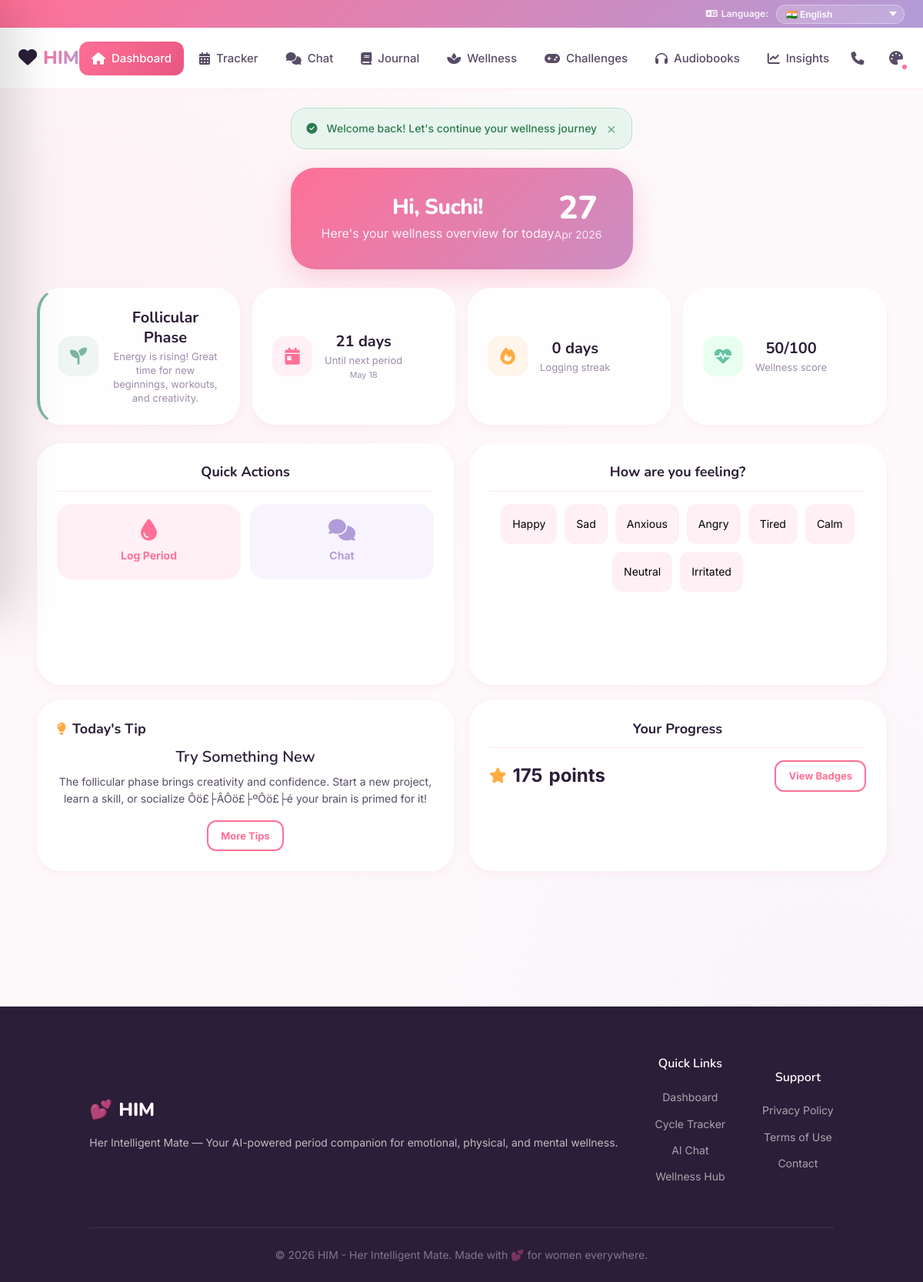
Page /dashboard.php (signed in) on the committed database.
### tables this page shows
CREATE TABLE `cycle_settings` (
  `id` int(11) NOT NULL AUTO_INCREMENT,
  `user_id` int(11) NOT NULL,
  `avg_cycle_length` int(11) NOT NULL DEFAULT 28,
  `avg_period_length` int(11) NOT NULL DEFAULT 5,
  `last_period_start` date NOT NULL,
  `next_predicted_date` date DEFAULT NULL,
  `cycle_regularity` enum('regular','irregular','unknown') NOT NULL DEFAULT 'unknown',
  `pcos_flag` tinyint(1) NOT NULL DEFAULT 0,
  `updated_at` datetime DEFAULT NULL ON UPDATE current_timestamp(),
  PRIMARY KEY (`id`),
  UNIQUE KEY `uk_cycle_user` (`user_id`),
  CONSTRAINT `fk_cycle_user` FOREIGN KEY (`user_id`) REFERENCES `users` (`id`) ON DELETE CASCADE
);

CREATE TABLE `users` (
  `id` int(11) NOT NULL AUTO_INCREMENT,
  `full_name` varchar(100) NOT NULL,
  `email` varchar(150) NOT NULL,
  `password_hash` varchar(255) NOT NULL,
  `date_of_birth` date NOT NULL,
  `role` enum('user','admin') NOT NULL DEFAULT 'user',
  `avatar_url` varchar(255) DEFAULT NULL,
  `is_active` tinyint(1) NOT NULL DEFAULT 1,
  `notification_enabled` tinyint(1) NOT NULL DEFAULT 1,
  `theme_preference` enum('light','dark') NOT NULL DEFAULT 'light',
  `created_at` datetime NOT NULL DEFAULT current_timestamp(),
  `updated_at` datetime DEFAULT NULL ON UPDATE current_timestamp(),
  PRIMARY KEY (`id`),
  UNIQUE KEY `uk_users_email` (`email`)
);

CREATE TABLE `wellness_content` (
  `id` int(11) NOT NULL AUTO_INCREMENT,
  `category_id` int(11) NOT NULL,
  `title` varchar(200) NOT NULL,
  `body` text NOT NULL,
  `content_type` enum('tip','article','book','audiobook','affirmation') NOT NULL,
  `target_phase` enum('menstrual','follicular','ovulation','luteal','all') NOT NULL DEFAULT 'all',
  `media_url` varchar(255) DEFAULT NULL,
  `is_active` tinyint(1) NOT NULL DEFAULT 1,
  `created_at` datetime NOT NULL DEFAULT current_timestamp(),
  PRIMARY KEY (`id`),
  KEY `idx_wellness_category` (`category_id`),
  CONSTRAINT `fk_wellness_category` FOREIGN KEY (`category_id`) REFERENCES `content_categories` (`id`) ON DELETE CASCADE
);

### includes/session.php (called while the page is built, shortened)
<?php
function getCurrentUserId() {
    return $_SESSION['user_id'] ?? null;
}

### includes/functions.php (called while the page is built, shortened)
<?php
function sanitize($input) {
    return htmlspecialchars(trim($input), ENT_QUOTES, 'UTF-8');
}
function getCurrentPhase($lastPeriodStart, $avgCycleLength, $avgPeriodLength) {
    $today = new DateTime('today');
    $start = new DateTime($lastPeriodStart);
    $start->setTime(0, 0, 0);
    $diff = $start->diff($today)->days;
    $dayInCycle = ($diff % $avgCycleLength) + 1;
    if ($dayInCycle <= round($avgCycleLength * 0.45)) return 'follicular';
    return 'luteal';
}
function getPhaseInfo($phase) {
    $phases = [
        'menstrual' => [
            'name' => 'Menstrual Phase',
            'icon' => 'fa-droplet',
            'color' => '#E8567F',
            'description' => 'Your body is shedding the uterine lining. Take it easy, rest, and be gentle with yourself.'
        ],
        'follicular' => [
            'name' => 'Follicular Phase',
            'icon' => 'fa-seedling',
            'color' => '#7CB69E',
            'description' => 'Energy is rising! Great time for new beginnings, workouts, and creativity.'
        ],
        'ovulation' => [
            'name' => 'Ovulation Phase',
            'icon' => 'fa-sun',
            'color' => '#F4A261',
            'description' => 'Peak energy and confidence! You\'re at your strongest and most social.'
        ],
        'luteal' => [
            'name' => 'Luteal Phase',
            'icon' => 'fa-cloud-moon',
            'color' => '#9B8EC0',
            'description' => 'Winding down. Focus on self-care, comfort foods, and gentle activities.'
        ]
    ];
    return $phases[$phase] ?? $phases['menstrual'];
}
function daysUntilNextPeriod($nextPredictedDate) {
    $today = new DateTime('today');
    $next = new DateTime($nextPredictedDate);
    $next->setTime(0, 0, 0);
    $diff = $today->diff($next);
    return $diff->invert ? 0 : $diff->days;
}
function getUserCycleSettings($userId) {
    global $pdo;
    $stmt = $pdo->prepare("SELECT * FROM cycle_settings WHERE user_id = ?");
    $stmt->execute([$userId]);
    return $stmt->fetch();
}
function getUserProfile($userId) {
    global $pdo;
    $stmt = $pdo->prepare("SELECT u.*, cs.avg_cycle_length, cs.avg_period_length, cs.last_period_start, cs.next_predicted_date, cs.cycle_regularity, cs.pcos_flag FROM users u LEFT JOIN cycle_settings cs ON u.id = cs.user_id WHERE u.id = ?");
    $stmt->execute([$userId]);
    return $stmt->fetch();
}
function getMoodStreak($userId) {
    global $pdo;
    $stmt = $pdo->prepare("SELECT log_date FROM mood_logs WHERE user_id = ? ORDER BY log_date DESC");
    $stmt->execute([$userId]);
    $logs = $stmt->fetchAll(PDO::FETCH_COLUMN);
    $streak = 0;
    $checkDate = new DateTime('today');
    return $streak;
}
function getUserPoints($userId) {
    global $pdo;
    $stmt = $pdo->prepare("SELECT COALESCE(SUM(b.points_value), 0) as total FROM user_badges ub JOIN badges b ON ub.badge_id = b.id WHERE ub.user_id = ?");
    $stmt->execute([$userId]);
    $badgePoints = (int)$stmt->fetchColumn();
    $stmt = $pdo->prepare("SELECT COALESCE(SUM(score), 0) FROM game_scores WHERE user_id = ?");
    $stmt->execute([$userId]);
    $gamePoints = (int)$stmt->fetchColumn();
    return $badgePoints + $gamePoints;
}
function calculateWellnessScore($userId) {
    global $pdo;
    $today = date('Y-m-d');
    $stmt = $pdo->prepare("SELECT mood, intensity FROM mood_logs WHERE user_id = ? AND log_date = ?");
    $stmt->execute([$userId, $today]);
    $mood = $stmt->fetch();
    $moodScore = 20;
    $stmt = $pdo->prepare("SELECT cramps, headache, bloating, fatigue, mood_swings, acne, back_pain, cravings FROM symptom_logs WHERE user_id = ? AND log_date = ?");
    $stmt->execute([$userId, $today]);
    $symptoms = $stmt->fetch();
    $symptomScore = 30;
    $streak = getMoodStreak($userId);
    $activityScore = min(30, $streak * 5);
    $total = $moodScore + $symptomScore + $activityScore;
    return [
        'score' => $total,
        'mood_component' => $moodScore,
        'symptom_component' => $symptomScore,
        'activity_component' => $activityScore
    ];
}

### dashboard.php (the view, shortened to what this page needs)
<?php
require_once 'includes/config.php';
require_once 'includes/session.php';
require_once 'includes/functions.php';
$userId = getCurrentUserId();
$user = getUserProfile($userId);
$cycleSettings = getUserCycleSettings($userId);
$currentPhase = getCurrentPhase($cycleSettings['last_period_start'], $cycleSettings['avg_cycle_length'], $cycleSettings['avg_period_length']);
$phaseInfo = getPhaseInfo($currentPhase);
$daysUntil = daysUntilNextPeriod($cycleSettings['next_predicted_date']);
$streak = getMoodStreak($userId);
$points = getUserPoints($userId);
$wellness = calculateWellnessScore($userId);
$stmt = $pdo->prepare("SELECT title, body FROM wellness_content WHERE (target_phase = ? OR target_phase = 'all') AND content_type = 'tip' AND is_active = 1 ORDER BY RAND() LIMIT 1");
$stmt->execute([$currentPhase]);
$todayTip = $stmt->fetch();
$stmt = $pdo->prepare("SELECT mood FROM mood_logs WHERE user_id = ? AND log_date = CURDATE() LIMIT 1");
$stmt->execute([$userId]);
$todayMood = $stmt->fetchColumn();
require_once 'includes/header.php';
?>
<div class="container">
    <div class="welcome-banner" data-aos="zoom-in-down" data-aos-easing="ease-out-cubic" data-aos-duration="800">
        <div class="welcome-text">
            <h1>Hi, <?= sanitize(explode(' ', $user['full_name'])[0]) ?>!</h1>
            <p>Here's your wellness overview for today</p>
        </div>
        <div class="welcome-date">
            <span class="day"><?= date('d') ?></span>
            <span class="month"><?= date('M Y') ?></span>
        </div>
    </div>
    <div class="stats-grid" data-aos="zoom-in-up" data-aos-delay="200" data-aos-duration="600">
        <div class="stat-card phase-card" style="--phase-color: <?= $phaseInfo['color'] ?>">
            <div class="stat-icon" style="background: <?= $phaseInfo['color'] ?>20; color: <?= $phaseInfo['color'] ?>">
                <i class="fa-solid <?= $phaseInfo['icon'] ?>"></i>
            </div>
            <div class="stat-info">
                <h3><?= $phaseInfo['name'] ?></h3>
                <p><?= $phaseInfo['description'] ?></p>
            </div>
        </div>
        <div class="stat-card">
            <div class="stat-icon" style="background: var(--color-primary-light); color: var(--color-primary);">
                <i class="fa-solid fa-calendar-day"></i>
            </div>
            <div class="stat-info">
                <h3><?= $daysUntil ?> days</h3>
                <p>Until next period<br><small><?= date('M d', strtotime($cycleSettings['next_predicted_date'])) ?></small></p>
            </div>
        </div>
        <div class="stat-card">
            <div class="stat-icon" style="background: #FFF5EB; color: var(--color-warning);">
                <i class="fa-solid fa-fire"></i>
            </div>
            <div class="stat-info">
                <h3><?= $streak ?> day<?= $streak !== 1 ? 's' : '' ?></h3>
                <p>Logging streak</p>
            </div>
        </div>
        <div class="stat-card">
            <div class="stat-icon" style="background: var(--color-mint); color: var(--color-sage);">
                <i class="fa-solid fa-heart-pulse"></i>
            </div>
            <div class="stat-info">
                <h3><?= $wellness['score'] ?>/100</h3>
                <p>Wellness score</p>
            </div>
        </div>
    </div>
    <div class="dashboard-grid deck-container">
        <div class="card deck-card" data-aos="zoom-in-up" data-aos-duration="600">
            <h3 class="card-title">Quick Actions</h3>
            <div class="quick-actions">
                <a href="log_period.php" class="action-btn action-period" data-aos="flip-up" data-aos-delay="100">
                    <i class="fa-solid fa-droplet"></i>
                    <span>Log Period</span>
                </a>
                <a href="chat.php" class="action-btn action-chat" data-aos="flip-up" data-aos-delay="200">
                    <i class="fa-solid fa-comments"></i>
                    <span>Chat</span>
                </a>
                <a href="voice.php" class="action-btn action-voice" data-aos="flip-up" data-aos-delay="300">
                    <i class="fa-solid fa-microphone"></i>
                    <span>Voice</span>
                </a>
                <a href="mood_journal.php" class="action-btn action-mood" data-aos="flip-up" data-aos-delay="400">
                    <i class="fa-solid fa-face-smile"></i>
                    <span>Log Mood</span>
                </a>
            </div>
        </div>
        <div class="card deck-card" data-aos="zoom-in-up" data-aos-delay="200" data-aos-duration="600">
            <h3 class="card-title">How are you feeling?</h3>
            <?php if ($todayMood): ?>
                <div class="mood-logged">
                    <p>You logged: <strong><?= ucfirst($todayMood) ?></strong> today</p>
                    <a href="mood_journal.php" class="btn btn-sm btn-outline">Update</a>
                </div>
            <?php else: ?>
                <div class="mood-selector" id="quickMoodSelector">
                    <?php
                    $moods = ['happy' => 'Happy', 'sad' => 'Sad', 'anxious' => 'Anxious', 'angry' => 'Angry', 'tired' => 'Tired', 'calm' => 'Calm', 'neutral' => 'Neutral', 'irritated' => 'Irritated'];
                    $delay = 0;
                    foreach ($moods as $mood => $label):
                    $delay += 50;
                    ?>
                    <button class="mood-emoji" data-mood="<?= $mood ?>" title="<?= ucfirst($mood) ?>" data-aos="zoom-in" data-aos-delay="<?= $delay ?>" style="font-size:14px; width:auto; padding:8px 12px; border-radius:12px;">
                        <?= $label ?>
                    </button>
                    <?php endforeach; ?>
                </div>
            <?php endif; ?>
        </div>
        <?php if ($todayTip): ?>
        <div class="card tip-card deck-card" data-aos="zoom-in-up" data-aos-delay="300" data-aos-duration="600">
            <div class="tip-header">
                <i class="fa-solid fa-lightbulb" style="color: var(--color-warning);"></i>
                <h3 class="card-title">Today's Tip</h3>
            </div>
            <h4><?= sanitize($todayTip['title']) ?></h4>
            <p><?= sanitize($todayTip['body']) ?></p>
            <a href="wellness.php" class="btn btn-sm btn-outline mt-2">More Tips</a>
        </div>
        <?php endif; ?>
        <div class="card deck-card" data-aos="zoom-in-up" data-aos-delay="400" data-aos-duration="600">
            <h3 class="card-title">Your Progress</h3>
            <div class="points-display">
                <div class="points-value">
                    <i class="fa-solid fa-star" style="color: var(--color-warning);"></i>
                    <span><?= $points ?></span> points
                </div>
                <a href="games.php" class="btn btn-sm btn-outline">View Badges</a>
            </div>
        </div>
    </div>
</div>
<?php require_once 'includes/footer.php'; ?>

### rows in the picture
cycle_settings: user.full_name "Suchi", next_predicted_date "21", next_predicted_date "May 18"
wellness_content: title "Try Something New", body "The follicular phase brings creativity and confidence. Start a new project, learn a skill, or socialize Ôö£├ÂÔö£├ºÔö£├é your brain is primed for it!"

### other values in the picture
$flash['message'] "Welcome back! Let's continue your wellness journey"
$phaseInfo['name'] "Follicular Phase"
$phaseInfo['description'] "Energy is rising! Great time for new beginnings, workouts, and creativity."
$streak "0"
$wellness['score'] "50"
$label "Happy"
$label "Sad"
$label "Anxious"
$label "Angry"
$label "Tired"
$label "Calm"
$label "Neutral"
$label "Irritated"
$points "175"
